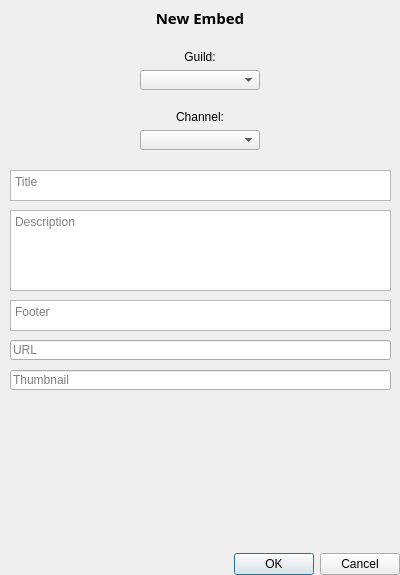
<?xml version="1.0" encoding="UTF-8"?>
<ui version="4.0">
 <class>EmbedDialog</class>
 <widget class="QDialog" name="EmbedDialog">
  <property name="geometry">
   <rect>
    <x>0</x>
    <y>0</y>
    <width>400</width>
    <height>575</height>
   </rect>
  </property>
  <property name="windowTitle">
   <string>New Embed</string>
  </property>
  <layout class="QVBoxLayout" name="layout_embed_dialog">
   <property name="leftMargin">
    <number>0</number>
   </property>
   <property name="topMargin">
    <number>0</number>
   </property>
   <property name="rightMargin">
    <number>0</number>
   </property>
   <property name="bottomMargin">
    <number>0</number>
   </property>
   <item>
    <widget class="QWidget" name="widget_content" native="true">
     <widget class="QComboBox" name="combo_box_guilds">
      <property name="geometry">
       <rect>
        <x>140</x>
        <y>70</y>
        <width>120</width>
        <height>20</height>
       </rect>
      </property>
      <property name="sizePolicy">
       <sizepolicy hsizetype="Maximum" vsizetype="Fixed">
        <horstretch>0</horstretch>
        <verstretch>0</verstretch>
       </sizepolicy>
      </property>
     </widget>
     <widget class="QComboBox" name="combo_box_channels">
      <property name="geometry">
       <rect>
        <x>140</x>
        <y>130</y>
        <width>120</width>
        <height>20</height>
       </rect>
      </property>
      <property name="sizePolicy">
       <sizepolicy hsizetype="Maximum" vsizetype="Fixed">
        <horstretch>0</horstretch>
        <verstretch>0</verstretch>
       </sizepolicy>
      </property>
     </widget>
     <widget class="QLabel" name="label_new_embed">
      <property name="geometry">
       <rect>
        <x>150</x>
        <y>10</y>
        <width>100</width>
        <height>16</height>
       </rect>
      </property>
      <property name="font">
       <font>
        <family>Kozuka Gothic Pr6N B</family>
        <pointsize>11</pointsize>
        <weight>75</weight>
        <bold>true</bold>
       </font>
      </property>
      <property name="text">
       <string>New Embed</string>
      </property>
      <property name="alignment">
       <set>Qt::AlignCenter</set>
      </property>
     </widget>
     <widget class="QLabel" name="label_guild">
      <property name="geometry">
       <rect>
        <x>170</x>
        <y>50</y>
        <width>60</width>
        <height>13</height>
       </rect>
      </property>
      <property name="text">
       <string>Guild:</string>
      </property>
      <property name="alignment">
       <set>Qt::AlignCenter</set>
      </property>
     </widget>
     <widget class="QLabel" name="label_channel">
      <property name="geometry">
       <rect>
        <x>170</x>
        <y>110</y>
        <width>60</width>
        <height>13</height>
       </rect>
      </property>
      <property name="text">
       <string>Channel:</string>
      </property>
      <property name="alignment">
       <set>Qt::AlignCenter</set>
      </property>
     </widget>
     <widget class="QTextEdit" name="text_edit_description">
      <property name="geometry">
       <rect>
        <x>10</x>
        <y>210</y>
        <width>381</width>
        <height>81</height>
       </rect>
      </property>
      <property name="tabChangesFocus">
       <bool>true</bool>
      </property>
      <property name="acceptRichText">
       <bool>false</bool>
      </property>
      <property name="placeholderText">
       <string>Description</string>
      </property>
     </widget>
     <widget class="QTextEdit" name="text_edit_footer">
      <property name="geometry">
       <rect>
        <x>10</x>
        <y>300</y>
        <width>381</width>
        <height>31</height>
       </rect>
      </property>
      <property name="tabChangesFocus">
       <bool>true</bool>
      </property>
      <property name="acceptRichText">
       <bool>false</bool>
      </property>
      <property name="placeholderText">
       <string>Footer</string>
      </property>
     </widget>
     <widget class="QTextEdit" name="text_edit_title">
      <property name="geometry">
       <rect>
        <x>10</x>
        <y>170</y>
        <width>381</width>
        <height>31</height>
       </rect>
      </property>
      <property name="tabChangesFocus">
       <bool>true</bool>
      </property>
      <property name="acceptRichText">
       <bool>false</bool>
      </property>
      <property name="placeholderText">
       <string>Title</string>
      </property>
     </widget>
     <widget class="QLineEdit" name="line_edit_image">
      <property name="geometry">
       <rect>
        <x>10</x>
        <y>340</y>
        <width>381</width>
        <height>20</height>
       </rect>
      </property>
      <property name="placeholderText">
       <string>URL</string>
      </property>
     </widget>
     <widget class="QLineEdit" name="line_edit_thumbnail">
      <property name="geometry">
       <rect>
        <x>10</x>
        <y>370</y>
        <width>381</width>
        <height>20</height>
       </rect>
      </property>
      <property name="placeholderText">
       <string>Thumbnail</string>
      </property>
     </widget>
    </widget>
   </item>
   <item>
    <widget class="QDialogButtonBox" name="button_box">
     <property name="orientation">
      <enum>Qt::Horizontal</enum>
     </property>
     <property name="standardButtons">
      <set>QDialogButtonBox::Cancel|QDialogButtonBox::Ok</set>
     </property>
    </widget>
   </item>
  </layout>
 </widget>
 <resources/>
 <connections>
  <connection>
   <sender>button_box</sender>
   <signal>accepted()</signal>
   <receiver>EmbedDialog</receiver>
   <slot>accept()</slot>
   <hints>
    <hint type="sourcelabel">
     <x>248</x>
     <y>254</y>
    </hint>
    <hint type="destinationlabel">
     <x>157</x>
     <y>274</y>
    </hint>
   </hints>
  </connection>
  <connection>
   <sender>button_box</sender>
   <signal>rejected()</signal>
   <receiver>EmbedDialog</receiver>
   <slot>reject()</slot>
   <hints>
    <hint type="sourcelabel">
     <x>316</x>
     <y>260</y>
    </hint>
    <hint type="destinationlabel">
     <x>286</x>
     <y>274</y>
    </hint>
   </hints>
  </connection>
 </connections>
</ui>
